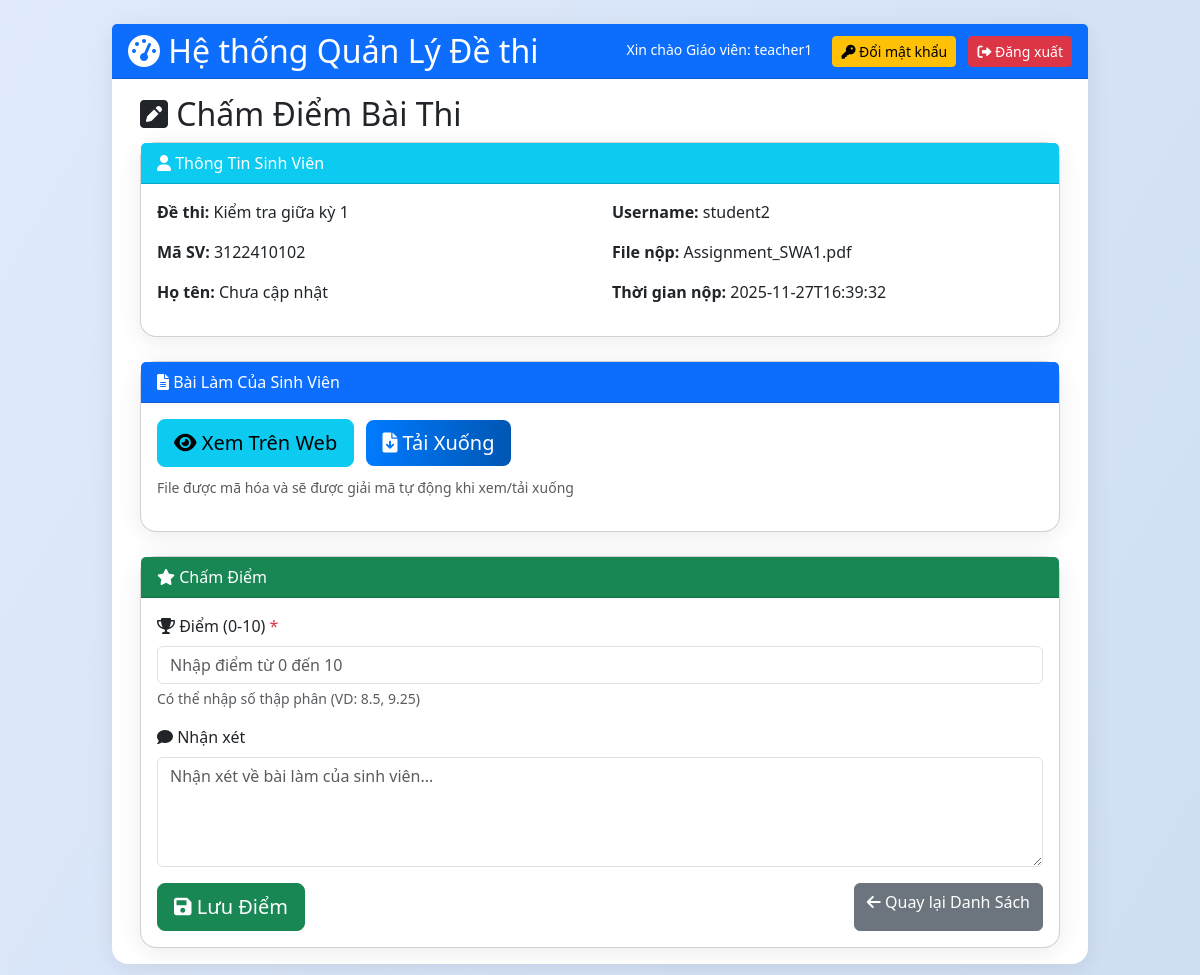
Page /teacher/grade_submission/1 (signed in) on the committed database.
### tables this page shows
CREATE TABLE users (
            id INTEGER PRIMARY KEY AUTOINCREMENT,
            username TEXT UNIQUE,
            password TEXT,
            role TEXT,
            email TEXT UNIQUE,
            rsa_private BLOB,
            salt TEXT,
            full_name TEXT,
            student_id TEXT,
            class_name TEXT,
            status TEXT DEFAULT 'approved',
            approval_note TEXT,
            selected_teachers TEXT,
            teacher_id TEXT,
            failed_attempts INTEGER DEFAULT 0,
            lock_until TEXT
        , is_deleted INTEGER DEFAULT 0, is_locked INTEGER DEFAULT 0);

CREATE TABLE exams (
            id INTEGER PRIMARY KEY AUTOINCREMENT,
            filename TEXT,
            enc_path TEXT,
            release_time TEXT,
            expire_time TEXT,
            teacher_id INTEGER,
            ten_de TEXT,
            encrypted_aes_key BLOB,
            signature BLOB,
            file_hash TEXT,
            allowed_students TEXT
        , aes_key BLOB, pin_code TEXT, auth_mode TEXT DEFAULT 'both', allowed_groups TEXT);

CREATE TABLE submissions
             (id INTEGER PRIMARY KEY AUTOINCREMENT, exam_id INTEGER, student_id INTEGER, submission_file TEXT, submission_time TEXT, status TEXT DEFAULT 'submitted', encrypted_file BLOB, encrypted_aes_key BLOB, file_hash TEXT, score REAL, teacher_note TEXT, graded_time TEXT, filename TEXT, enc_path TEXT);

### app.py (the view, shortened to what this page needs)
@app.route('/teacher/grade_submission/<int:sid>', methods=['GET', 'POST'])
@login_required
def grade_submission(sid):
    if current_user.role != 'teacher':
        return redirect('/dashboard')
    submission = c.execute("""
        SELECT s.id, s.exam_id, s.student_id, s.filename, s.submission_time, s.score, s.teacher_note,
               u.username, u.full_name, u.student_id as student_code,
               e.ten_de, e.teacher_id
        FROM submissions s
        JOIN users u ON s.student_id = u.id
        JOIN exams e ON s.exam_id = e.id
        WHERE s.id = ?
    """, (sid,)).fetchone()
    if not submission:
        flash('❌ Không tìm thấy bài nộp!', 'danger')
        return redirect('/dashboard')
    if submission[11] != current_user.id:
        flash('❌ Không có quyền chấm điểm!', 'danger')
        return redirect('/dashboard')
    errors = []
    success_msg = None
    return render_template('grade_submission.html', submission=submission, errors=errors, success_msg=success_msg)

### app.py (called while the page is built)
@login_manager.user_loader
def load_user(uid):
    row = c.execute("SELECT id, username, role, email FROM users WHERE id=?",(uid,)).fetchone()
    return User(*row) if row else None

@app.before_request
def ensure_csrf_token():
    if 'csrf_token' not in session:
        session['csrf_token'] = secrets.token_hex(16)

@app.after_request
def set_security_headers(resp):
    resp.headers['X-Frame-Options'] = 'SAMEORIGIN'
    resp.headers['X-Content-Type-Options'] = 'nosniff'
    resp.headers['Referrer-Policy'] = 'no-referrer'
    resp.headers['Content-Security-Policy'] = "default-src 'self'; script-src 'self' https://cdn.jsdelivr.net 'unsafe-inline' blob:; worker-src 'self' blob:; style-src 'self' https://cdn.jsdelivr.net https://cdnjs.cloudflare.com 'unsafe-inline'; font-src 'self' https://cdnjs.cloudflare.com; img-src 'self' data:; frame-ancestors 'self'; object-src 'none'"
    return resp

### templates/grade_submission.html (shortened to what this page needs)
{% extends "base.html" %}
{% block content %}
<div class="container">
    <h2><i class="fas fa-pen-square"></i> Chấm Điểm Bài Thi</h2>
    <div class="card mb-4">
        <div class="card-header bg-info text-white">
            <i class="fas fa-user"></i> Thông Tin Sinh Viên
        </div>
        <div class="card-body">
            <div class="row">
                <div class="col-md-6">
                    <p><strong>Đề thi:</strong> {{ submission[10] }}</p>
                    <p><strong>Mã SV:</strong> {{ submission[9] or 'Chưa cập nhật' }}</p>
                    <p><strong>Họ tên:</strong> {{ submission[8] or 'Chưa cập nhật' }}</p>
                </div>
                <div class="col-md-6">
                    <p><strong>Username:</strong> {{ submission[7] }}</p>
                    <p><strong>File nộp:</strong> {{ submission[3] }}</p>
                    <p><strong>Thời gian nộp:</strong> {{ submission[4] }}</p>
                </div>
            </div>
        </div>
    </div>
    <div class="card mb-4">
        <div class="card-header bg-primary text-white">
            <i class="fas fa-file-alt"></i> Bài Làm Của Sinh Viên
        </div>
        <div class="card-body">
            <a href="{{ url_for('view_submission', sid=submission[0]) }}" class="btn btn-lg btn-info me-2" target="_blank">
                <i class="fas fa-eye"></i> Xem Trên Web
            </a>
            <a href="{{ url_for('download_submission', sid=submission[0]) }}" class="btn btn-lg btn-primary">
                <i class="fas fa-file-download"></i> Tải Xuống
            </a>
            <p class="text-muted mt-2"><small>File được mã hóa và sẽ được giải mã tự động khi xem/tải xuống</small></p>
        </div>
    </div>
    <div class="card">
        <div class="card-header bg-success text-white">
            <i class="fas fa-star"></i> Chấm Điểm
        </div>
        <div class="card-body">
            <form method="post">
                <div class="mb-3">
                    <label for="score" class="form-label"><i class="fas fa-trophy"></i> Điểm (0-10) <span class="text-danger">*</span></label>
                    <input type="number" id="score" name="score" class="form-control"
                           value="{{ submission[5] if submission[5] is not none else '' }}"
                           min="0" max="10" step="0.25" placeholder="Nhập điểm từ 0 đến 10">
                    <div class="form-text">Có thể nhập số thập phân (VD: 8.5, 9.25)</div>
                </div>
                <div class="mb-3">
                    <label for="teacher_note" class="form-label"><i class="fas fa-comment"></i> Nhận xét</label>
                    <textarea id="teacher_note" name="teacher_note" class="form-control" rows="4"
                              placeholder="Nhận xét về bài làm của sinh viên...">{{ submission[6] or '' }}</textarea>
                </div>
                <div class="d-flex justify-content-between">
                    <button type="submit" class="btn btn-success btn-lg">
                        <i class="fas fa-save"></i> Lưu Điểm
                    </button>
                    <a href="{{ url_for('teacher_submissions', eid=submission[1]) }}" class="btn btn-secondary">
                        <i class="fas fa-arrow-left"></i> Quay lại Danh Sách
                    </a>
                </div>
            </form>
        </div>
    </div>
</div>
{% endblock %}

### templates/base.html (shortened to what this page needs)
<!DOCTYPE html>
<html lang="vi">
<head>
    <link href="https://cdn.jsdelivr.net/npm/bootstrap@5.3.0/dist/css/bootstrap.min.css" rel="stylesheet">
    <link href="https://cdnjs.cloudflare.com/ajax/libs/font-awesome/6.0.0/css/all.min.css" rel="stylesheet">
    <link rel="stylesheet" href="{{ url_for('static', filename='css/style.css') }}">
</head>
<body class="bg-light">
    <div class="container-fluid py-4">
        <div class="row justify-content-center">
            <div class="col-lg-10">
                <div class="card card-custom">
                    {% block header %}
                    {% if current_user.is_authenticated %}
                    <div class="card-header {% if current_user.role == 'teacher' %}bg-primary{% elif current_user.role == 'student' %}bg-success{% elif current_user.role == 'admin' %}bg-dark{% endif %} text-white d-flex justify-content-between align-items-center">
                        <h2 class="mb-0">
                            <i class="fas fa-tachometer-alt"></i>
                            {% if current_user.role == 'teacher' %}Hệ thống Quản Lý Đề thi{% elif current_user.role == 'student' %}Dashboard Sinh Viên: {{ current_user.username }}{% else %}Quản Trị Hệ Thống{% endif %}
                        </h2>
                        <div>
                            {% if current_user.role == 'teacher' %}
                            <small class="text-white me-3">Xin chào Giáo viên: {{ current_user.username }}</small>
                            <a href="{{ url_for('change_password') }}" class="btn btn-warning btn-sm me-2">
                                <i class="fas fa-key"></i> Đổi mật khẩu
                            </a>
                            {% endif %}
                            <a href="{{ url_for('logout') }}" class="btn btn-danger btn-sm">
                                <i class="fas fa-sign-out-alt"></i> Đăng xuất
                            </a>
                        </div>
                    </div>
                    {% endif %}
                    {% endblock %}
                    <div class="card-body {% if not current_user.is_authenticated %}p-0 border-0{% endif %}">
                        {% block content %}{% endblock %}
                    </div>
                </div>
            </div>
        </div>
    </div>
</body>
</html>

### static/css/style.css (style rules this page uses)
body { font-family: 'Segoe UI', 'Roboto', Arial, sans-serif; background: linear-gradient(120deg, #e0eafc 0%, #cfdef3 100%); }
.card { border-radius: 16px; box-shadow: 0 4px 24px rgba(0,0,0,0.08); }
.card-header { border-radius: 16px 16px 0 0; }
.btn-primary { background: linear-gradient(90deg, #007bff 0%, #0056b3 100%); border: none; }

### templates/base.html (style rules this page uses)
.card-custom { border: none; box-shadow: 0 4px 8px rgba(0,0,0,0.1); margin-bottom: 20px; }

### rows in the picture
users: username "teacher1"
exams: ten_de "Kiểm tra giữa kỳ 1"
users: student "3122410102", username "student2"
submissions: filename "Assignment_SWA1.pdf", submission_time "2025-11-27T16:39:32"

### other values in the picture
{{ submission[8] or 'Chưa cập nhật' }} "Chưa cập nhật"
